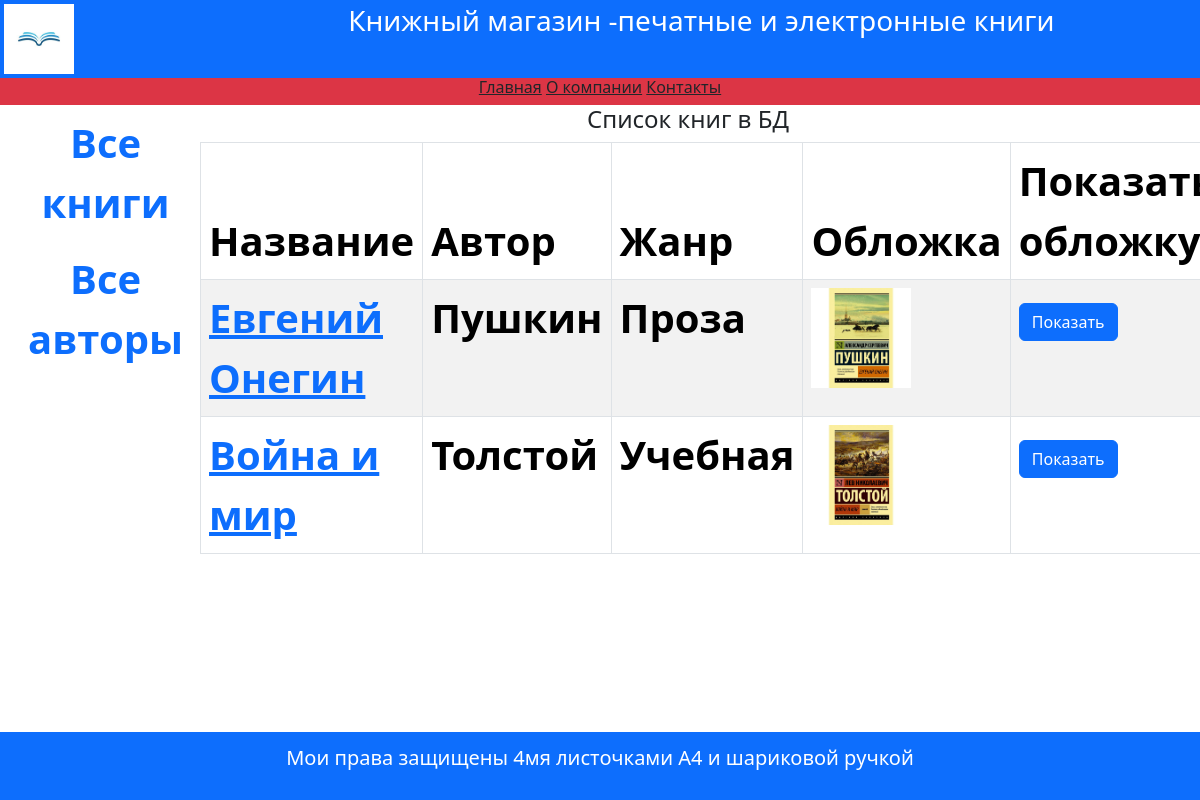
The page /books/ on the database its author committed.
### catalog/models.py (models this page shows, shortened)
class Book(models.Model):
    title = models.CharField(max_length=200,
                             help_text='Введите название книги',
                              verbose_name='Название книги')
    genre = models.ForeignKey('Genre',on_delete=models.CASCADE,
                             help_text='Выберите жанр для книги',
                              verbose_name='Жанр книги')
    language = models.ForeignKey('Language',on_delete=models.CASCADE,
                             help_text='Выберите язык для книги',
                              verbose_name='Язык книги')
    publisher = models.ForeignKey('Publisher', on_delete=models.CASCADE,
                              help_text='Выберите издательство книги',
                              verbose_name='Издательство книги')
    year = models.CharField(max_length=4,
                            help_text='Введите год издания книги',
                            verbose_name='Год издания')
    author = models.ManyToManyField('Author',
                                    help_text='Выберите автора',
                                    verbose_name='Автор книги')
    summary = models.TextField(max_length=1000,
                               help_text='Введите краткое описание книги',
                               verbose_name='Аннотация книги')
    isbn = models.CharField(max_length=13,
                            help_text='Должно содержать 13 символов',
                            verbose_name='ISBN книги')
    price = models.DecimalField(decimal_places=2, max_digits=7,
                                help_text='Введите цену книги',
                                verbose_name='Цена (руб.)')
    photo = models.ImageField(upload_to='images',
                              help_text='Введите избражение обложки',
                              verbose_name='Изображение обложки')
    def display_author(self):
        return ', '.join([author.last_name for author in self.author.all ()])
    display_author.short_descriptions = 'Авторы'

class Author(models.Model):
    first_name = models.CharField(max_length=100,
                                  help_text='Введите имя автора',
                                  verbose_name='Имя автора')
    last_name = models.CharField(max_length=100,
                                  help_text='Введите фамилию автора',
                                  verbose_name='Фамилия автора')
    date_of_birth = models.DateField(help_text='Введите дату рождения',
                                     verbose_name='Дата рождения',
                                     null=True, blank=True)
    about = models.TextField(help_text='Введите сведения об авторе',
                             verbose_name='Сведения об авторе')
    photo = models.ImageField(upload_to='images',
                              help_text='Введите фото автора',
                              verbose_name='Фото автора',
                              null=True, blank=True)

class Genre(models.Model):
    name = models.CharField(max_length=200,
                            help_text='Введите жанр книги',
                            verbose_name='Жанр книги')
    def __str__(self):
        return self.name

### catalog/views.py (the view)
# urls.py: path('books/', views.BookListView.as_view(), name='books'),
class BookListView(ListView):
    model = Book
    context_object_name = 'books'

### catalog/templates/catalog/book_list.html
{% extends "catalog/base.html" %}
{% block content %}
  <div class="row text-center text-dark lh-2">
    <h4>Список книг в БД</h4>
  </div>
  {% if books %}
  <table class="table table-striped table-bordered text-start">
    <thead>
      <tr>
        <th>Название</th>
        <th>Автор</th>
        <th>Жанр</th>
        <th>Обложка</th>
        <th>Показать обложку</th>
      </tr>
    </thead>
    <tbody>
      {% for book in books %}
        <tr>
          <td><a href="{{ book.id }}/">{{ book.title }}</a></td>
          <td>{{book.display_author}}</td>
          <td>{{book.genre}}</td>
          <td><img src="{{book.photo.url}}" alt="con"
                   style="max-height:100px"></td>
          <td><a href="{{book.photo.url}}"
                 class="btn btn-primary" target="_blank">Показать</a></td>
        </tr>
    {%endfor%}
    </tbody>
  </table>
  {%else%}
    <p>Бд пуста</p>
  {% endif %}
{% endblock %}

### catalog/templates/catalog/base.html (style rules this page uses)
body { display: flex; flex-direction: column; min-height: 100vh; }

### rows shown on the page
Book: title "Евгений Онегин", display_author "Пушкин", genre "Проза", photo (picture)
Book: title "Война и мир", display_author "Толстой", genre "Учебная", photo (picture)
